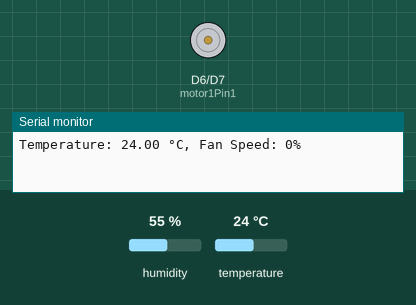
Simulated run of this sketch. Board: ESP8266 (NodeMCU). Parts: motor-driver pin pairs drawn as motors (green arrow = first pin HIGH = forward, orange = second pin HIGH = backward, longer = more drive, scaled by the enable pin), the last lines printed to the serial monitor. Inputs (shaded band) come from the test bench; at power-on: temperature 24 °C, humidity 55 %. WiFi joins after 1.5 s; servers stay silent unless stated.

Above: at 3.0 s.
3.1 s: temperature set to 29 °C
6.9 s: temperature set to 31 °C
At 8.8 s:
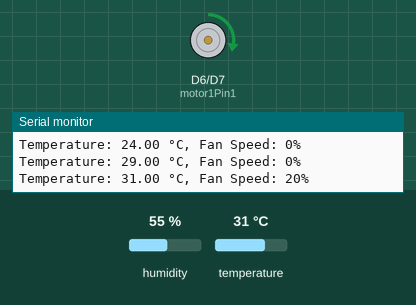
14.6 s: temperature set to 33 °C
At 18.4 s:
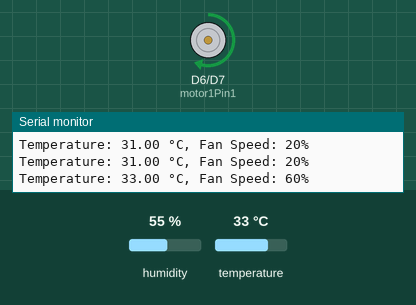
22.3 s: temperature set to 41 °C
At 23.5 s:
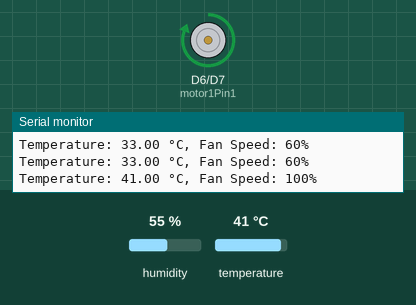
Timing chart, 0 to 30.5 s (numbered marks = the images above; inputs shaded):
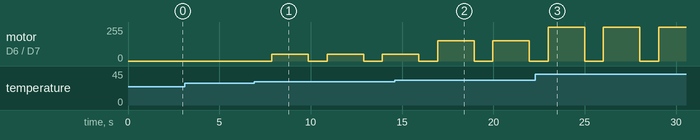

The sketch:

code.ino
```cpp
#define BLYNK_TEMPLATE_ID "//copy your TEPLATE_ID//"
#define BLYNK_TEMPLATE_NAME "//copy your TEPLATE_NAME//"
#define BLYNK_AUTH_TOKEN "//copy yoUR AUTH TOKEN Here//"

#include <DHT.h>
#include <ESP8266WiFi.h>
#include <BlynkSimpleEsp8266.h>

// Blynk credentials
char auth[] = "//copy your auth token//"; // Replace with your Blynk Auth Token
char ssid[] = "//your ssid name//";       // Replace with your Wi-Fi SSID
char pass[] = "//ssid password//";   // Replace with your Wi-Fi Password

// DHT sensor settings
#define DHTPIN 2       // Pin connected to the DHT11 data pin (D4 on ESP8266)
#define DHTTYPE DHT11  // Define the type of DHT sensor

DHT dht(DHTPIN, DHTTYPE);

// Motor control pins
int motor1Pin1 = D6; // Change to your chosen pin
int motor1Pin2 = D7; // Change to your chosen pin
int enable1Pin = D2; // Change to your chosen pin

// Blynk virtual pins
#define VIRTUAL_PIN_FAN_SPEED V1  // Virtual pin for fan speed
#define VIRTUAL_PIN_TEMPERATURE V2 // Virtual pin for temperature

void setup() {
  // Set pins as outputs
  pinMode(motor1Pin1, OUTPUT);
  pinMode(motor1Pin2, OUTPUT);
  pinMode(enable1Pin, OUTPUT);

  // Start serial communication
  Serial.begin(115200);

  // Initialize DHT sensor
  dht.begin();

  // Initialize Blynk
  Blynk.begin(auth, ssid, pass);
}

void loop() {
  // Blynk.run() should be called frequently to process incoming commands
  Blynk.run();

  // Read temperature from DHT11
  float temperature = dht.readTemperature();

  // Check if the reading is valid
  if (isnan(temperature)) {
    Serial.println("Failed to read from DHT sensor!");
    return;
  }

  // Map temperature (30°C to 35°C) to PWM percentage (0 to 100%)
  int fanSpeedPercentage = map(temperature, 30, 35, 0, 100);

  // Constrain fan speed to valid range
  fanSpeedPercentage = constrain(fanSpeedPercentage, 0, 100);

  // Calculate duty cycle from percentage
  int dutyCycle = map(fanSpeedPercentage, 0, 100, 0, 255);

  // Display temperature and fan speed percentage
  Serial.print("Temperature: ");
  Serial.print(temperature);
  Serial.print(" °C, Fan Speed: ");
  Serial.print(fanSpeedPercentage);
  Serial.println("%");

  // Move the DC motor forward with variable speed
  digitalWrite(motor1Pin1, HIGH);
  digitalWrite(motor1Pin2, LOW);
  analogWrite(enable1Pin, dutyCycle);

  // Update Blynk app with temperature and fan speed percentage
  Blynk.virtualWrite(VIRTUAL_PIN_TEMPERATURE, temperature);
  Blynk.virtualWrite(VIRTUAL_PIN_FAN_SPEED, fanSpeedPercentage);

  delay(2000); // Adjust the delay as needed

  // Stop the DC motor
  digitalWrite(motor1Pin1, LOW);
  digitalWrite(motor1Pin2, LOW);
  analogWrite(enable1Pin, 0); // Turn off PWM

  delay(1000); // Adjust the delay as needed
}
```

Measured:
- the behaviour switches between 30 and 31 °C on temperature (found by bisection; images 0 and 1)
- after the input at 6.9 s, motor on D6 (motor1Pin1) / D7 (motor1Pin2): alternates forward 51/255 for 2.0 s and stopped for 1.0 s, starting after 0.98 s
